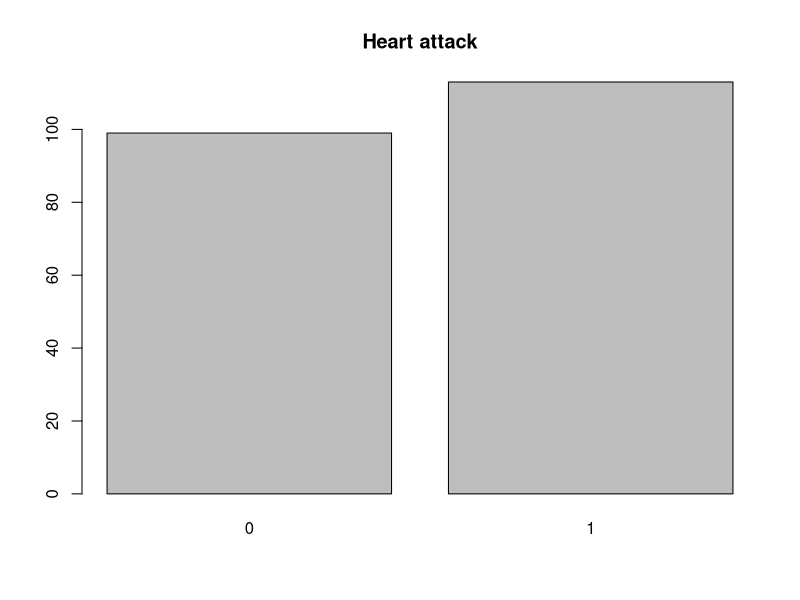
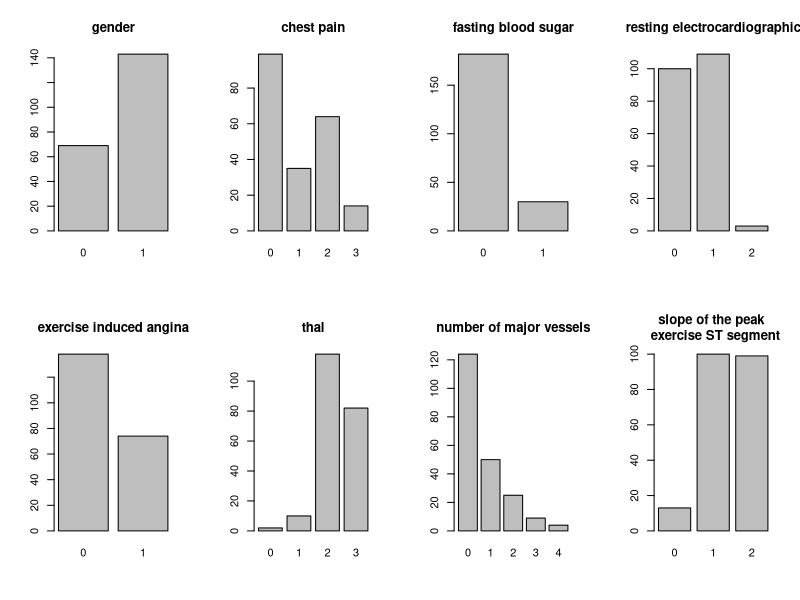
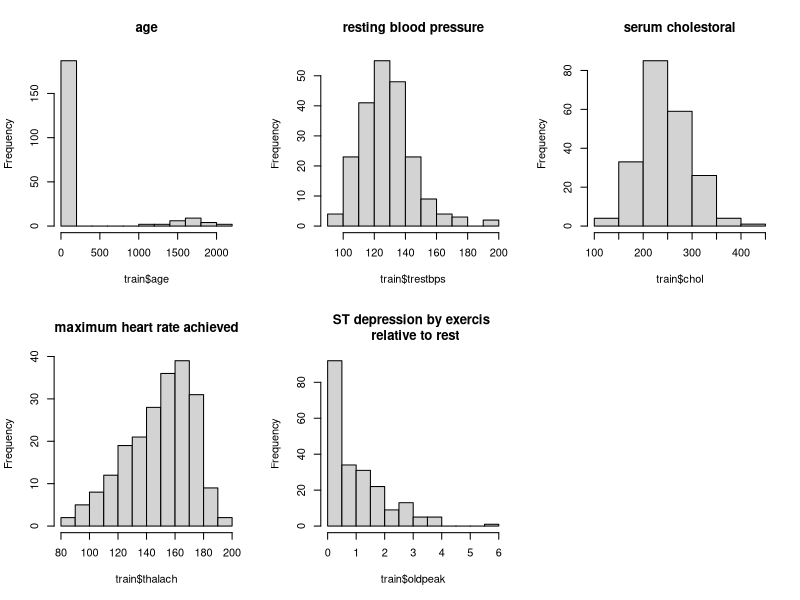
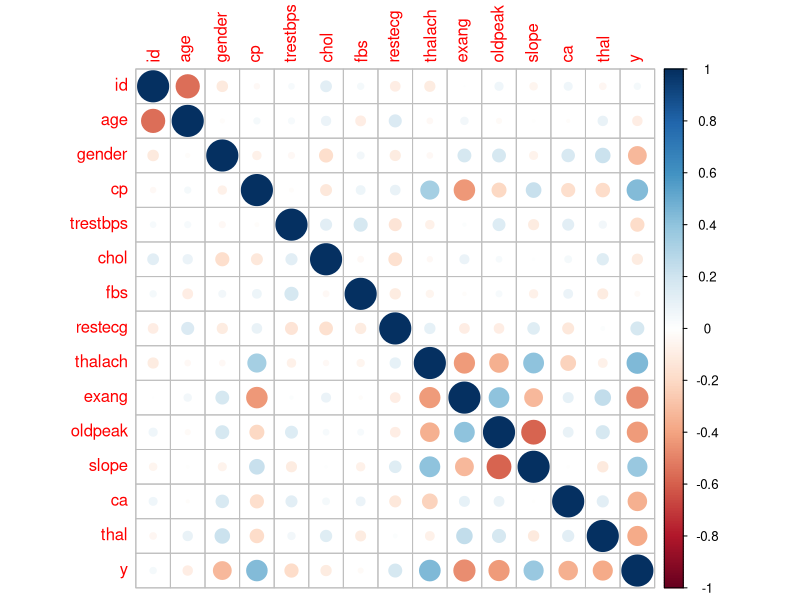
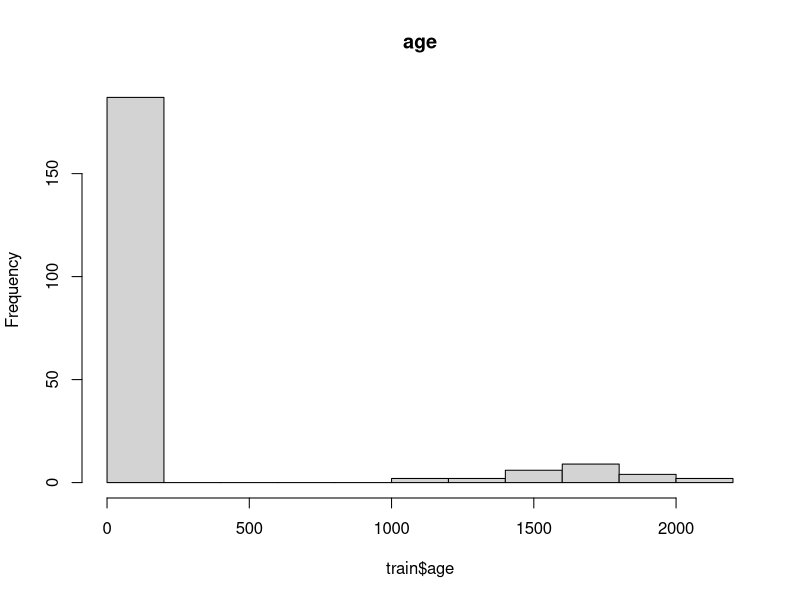

Source code (R) for these figures, in order: (Note: this script raises an error after producing the figures.)
library('corrplot')
library('ggplot2')
library('gridExtra')
library('ggpubr')

# data load ---------------------------------------------------------------

preds<-read.csv(file="preds_sample.csv")
train<-read.csv(file="Xy_train.csv")
test<-read.csv(file="X_test.csv")



# #Problem defenition: ---------------------------------------------------------------
#1 + 2: In the attached Word file

#Understanding the data
#1. In the attached Word file

#2.
# Initial plotting & correlation test -------------------------------------
#Target lable:

plot(as.factor(train$y), main = "Heart attack") 
# The target lable is balanced -> we excpect the model to predit around 

# 50-50 outcome without feature influence.
#Categorial features:
par(mfrow = c(2,4))
plot(as.factor(train$gender),main = "gender")
plot(as.factor(train$cp),main = "chest pain")
plot(as.factor(train$fbs),main = "fasting blood sugar")
plot(as.factor(train$restecg),main = "resting electrocardiographic")
plot(as.factor(train$exang),main = "exercise induced angina")
plot(as.factor(train$thal),main = "thal")
plot(as.factor(train$ca),main = "number of major vessels")
plot(as.factor(train$slope),main = "slope of the peak \n exercise ST segment")


#Numeric features:
par(mfrow = c(2,3))
hist(train$age, main = "age") #We can see that there are some abnormalities in the age values - should be fixed
hist(train$trestbps, main = "resting blood pressure")
hist(train$chol, main = "serum cholestoral")
hist(train$thalach, main = "maximum heart rate achieved")
hist(train$oldpeak, main = "ST depression by exercis \n relative to rest")

#Fearutes vs test set:
#Plot all / some of the features against the 'test' set to see if they are balanced?
#with GGPLOT one on the other

#Corralation:
par(mfrow = c(1,1))

corrplot(cor(train)) 
# slope vs. oldpeak are a bit correlated -> Why? What does it mean?

cor(train$slope,train$oldpeak) 
# -0.58 )No meaning - slope is a categorial feature.

#What might have a correlation with the target lable:
cor(train$y,train$cp)
cor(train$y,train$thalach)
cor(train$y,train$exang)
cor(train$y,train$oldpeak)  


#no one is greather than |0.5| #Do we have any asumptions on what can influent it else wise?
#it's ok if noone by itself is highly correlated with the target - we are unaware of the combinations of features and how they are correlated with the target

#Data validation:
#NULLs
anyNA(train) #False
anyNA(test) #False -> No missing values

#Abnormalities:
#We noticed the 'age' feature earlier:
hist(train$age, main = "age")
#We should remove all ages greather than (?)
#What should we replace it with? chol, fbs and restecg are slightly correlated with age, maybe we can use it somehow?


#Fix abnormal ages
train_age_clean<-subset(train,age<80) #remove abnormanl samples

####Make categorial vars as factors
train_age_clean$gender<-as.factor(train_age_clean$gender)
train_age_clean$cp<-as.factor(train_age_clean$cp)
train_age_clean$fbs<-as.factor(train_age_clean$fbs)
train_age_clean$restecg<-as.factor(train_age_clean$restecg)
train_age_clean$exang<-as.factor(train_age_clean$exang)
train_age_clean$slope<-as.factor(train_age_clean$slope)
train_age_clean$thal<-as.factor(train_age_clean$thal)
###Linear model
age_pred<-lm(age~.-id,train_age_clean) 
summary(age_pred) #we dont have too many significant vars. low R-sqr.
####Make categorial vars as factors
to_predict_age<-subset(train,age>80)
to_predict_age$gender<-as.factor(to_predict_age$gender)
to_predict_age$cp<-as.factor(to_predict_age$cp)
to_predict_age$fbs<-as.factor(to_predict_age$fbs)
to_predict_age$restecg<-as.factor(to_predict_age$restecg)
to_predict_age$exang<-as.factor(to_predict_age$exang)
to_predict_age$slope<-as.factor(to_predict_age$slope)
to_predict_age$thal<-as.factor(to_predict_age$thal)
###Predictions:
to_predict_age$age<-predict(age_pred,newdata = to_predict_age)
train_predicted<-rbind(train_age_clean,to_predict_age)

grouped_data<-train_predicted[-c(1,15)]
grouped_data$type <- "train"
temp_test<-test[-c(1)]
temp_test$type<- "test"
grouped_data<-rbind(grouped_data,temp_test)

grid.arrange(
  ggplot(grouped_data,aes(x=age,group=type,fill=type)) + geom_histogram(alpha=0.5) + theme (legend.position="none") + ylab(NULL),
  ggplot(grouped_data,aes(x=gender,group=type,fill=type)) + geom_histogram(alpha=0.5) + theme(legend.position="none") + ylab(NULL), # after age prediction
  ggplot(grouped_data,aes(x=cp,group=type,fill=type)) + geom_density(alpha=0.5) + theme(legend.position="none") + ylab(NULL),
  ggplot(grouped_data,aes(x=trestbps,group=type,fill=type)) + geom_histogram(alpha=0.5) + theme(legend.position="none") + ylab(NULL),
  ggplot(grouped_data,aes(x=chol,group=type,fill=type)) + geom_histogram(alpha=0.5) + theme(legend.position="none") + ylab(NULL),
  ggplot(grouped_data,aes(x=fbs,group=type,fill=type)) + geom_density(alpha=0.5) + theme(legend.position="none") + ylab(NULL),
  ggplot(grouped_data,aes(x=restecg,group=type,fill=type)) + geom_density(alpha=0.5) + theme(legend.position="none") + ylab(NULL),
  ggplot(grouped_data,aes(x=thalach,group=type,fill=type)) + geom_histogram(alpha=0.5) + theme(legend.position="none") + ylab(NULL),
  ggplot(grouped_data,aes(x=exang,group=type,fill=type)) + geom_density(alpha=0.5) + theme(legend.position="none") + ylab(NULL),
  ggplot(grouped_data,aes(x=thal,group=type,fill=type)) + geom_density(alpha=0.5) + theme(legend.position="none") + ylab(NULL),
  ggplot(grouped_data,aes(x=ca,group=type,fill=type)) + geom_density(alpha=0.5) + theme(legend.position="none") + ylab(NULL),
  ggplot(grouped_data,aes(x=slope,group=type,fill=type)) + geom_density(alpha=0.5) + theme(legend.position="none") + ylab(NULL),
  ggplot(grouped_data,aes(x=oldpeak,group=type,fill=type)) + geom_histogram(alpha=0.5)+ theme(legend.position="none") + ylab(NULL),
  as_ggplot(get_legend(ggplot(grouped_data,aes(x=age,group=type,fill=type)) + geom_histogram(alpha=0.5))),
  ncol = 4)
